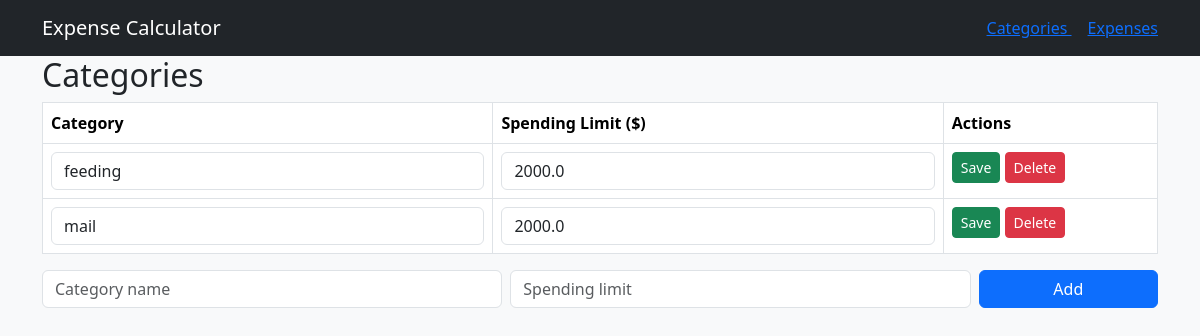
/categories, run on an earlier commit of the app's database.
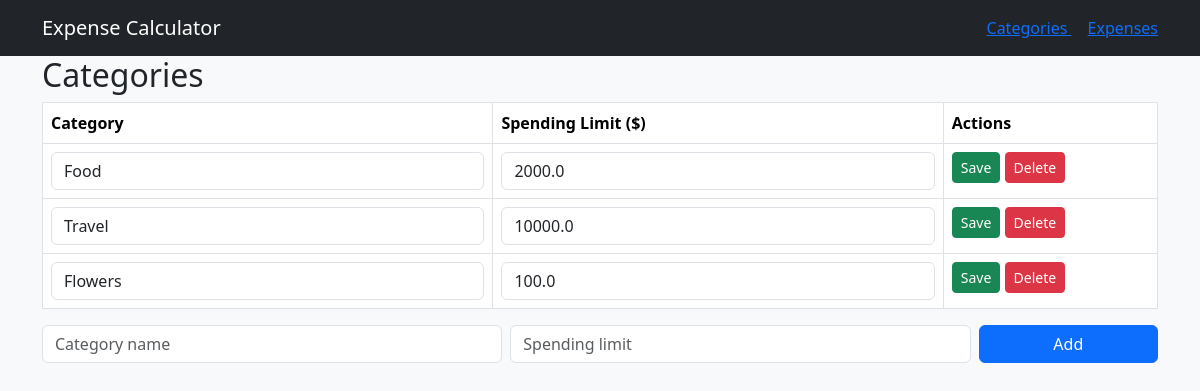
And on a later commit of the database.
### tables this page shows
CREATE TABLE `category` (`id` INTEGER PRIMARY KEY AUTOINCREMENT UNIQUE NOT NULL, `name` TEXT NOT NULL, `spending_limit` REAL);

### app.py (the view)
@app.route("/categories")
def view_categories():
    sql = "SELECT * FROM category"
    categories = query_db(sql)
    return render_template("categories.html", categories = categories)

### app.py (called while the page is built)
def get_db():
    db = getattr(g, '_database', None)
    if db is None:
        db = g._database = sqlite3.connect(DATABASE)
    return db

def query_db(query, args=(), one=False):
    cur = get_db().execute(query, args)
    rv = cur.fetchall()
    cur.close()
    return (rv[0] if rv else None) if one else rv

### templates/categories.html (shortened to what this page needs)
<!DOCTYPE html>
<html lang="en">
<head>
</head>
<body>
    {% extends "base.html" %}
    {% block content %}
    <h2> Categories</h2>
    <table class = "table table-bordered">
        <tr><th>Category</th><th>Spending Limit ($)</th><th>Actions</th></tr>
        {%for category in categories%}
            <tr>
                <form method = "POST" action = "{{url_for ('edit_category', id=category[0]) }}">
                    <td><input class = "form-control" name= "name" value = "{{category[1]}}"></td>
                    <td><input class = "form-control" name= "spending_limit" value = "{{category[2]}}"></td>
                    <td>
                        <button class="btn btn-success btn-sm"> Save</button>
                        <a href = "{{url_for ('delete_category', id=category[0])}}" class = "btn btn-danger btn-sm"> Delete</a>
                    </td>
                </form>
            </tr>
        {%endfor%}
    </table>
    <form method = "POST" action = "{{url_for ('add_category')}}" class = "row g-2 mb-3">
        <div class = "col-md-5"><input class = "form-control" name ="name" placeholder = "Category name" required></div>
        <div class = "col-md-5"><input class = "form-control" name = "spending_limit" placeholder = "Spending limit" required></div>
        <div class = "col-md-2"><button class = "btn btn-primary w-100">Add</button></div>
    </form>
{%endblock%}

What changed in the data, as far as the page shows it:
removed category: name "feeding", spending_limit "2000.0"
removed category: name "mail", spending_limit "2000.0"
added category: name "Food", spending_limit "2000.0"
added category: name "Travel", spending_limit "10000.0"
added category: name "Flowers", spending_limit "100.0"
